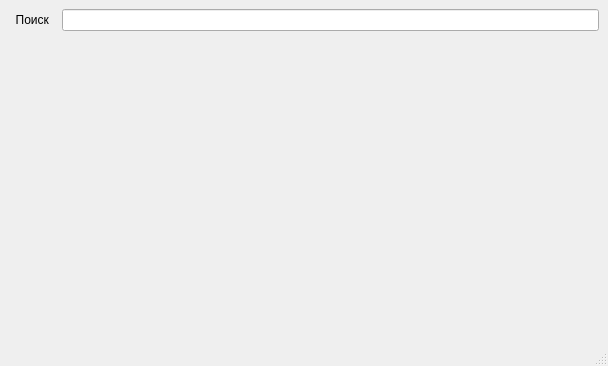
<?xml version="1.0" encoding="UTF-8"?>
<ui version="4.0">
 <class>MainWindow</class>
 <widget class="QMainWindow" name="MainWindow">
  <property name="geometry">
   <rect>
    <x>0</x>
    <y>0</y>
    <width>608</width>
    <height>366</height>
   </rect>
  </property>
  <property name="windowTitle">
   <string>MainWindow</string>
  </property>
  <widget class="QWidget" name="centralwidget">
   <layout class="QVBoxLayout" name="verticalLayout_2">
    <item>
     <layout class="QVBoxLayout" name="verticalLayout">
      <item>
       <layout class="QHBoxLayout" name="horizontalLayout">
        <item>
         <widget class="QLabel" name="label_2">
          <property name="text">
           <string>  Поиск  </string>
          </property>
         </widget>
        </item>
        <item>
         <widget class="QLineEdit" name="lineEdit"/>
        </item>
       </layout>
      </item>
      <item>
       <widget class="QLabel" name="label">
        <property name="text">
         <string/>
        </property>
       </widget>
      </item>
     </layout>
    </item>
   </layout>
  </widget>
  <widget class="QStatusBar" name="statusbar"/>
 </widget>
 <resources/>
 <connections/>
</ui>
